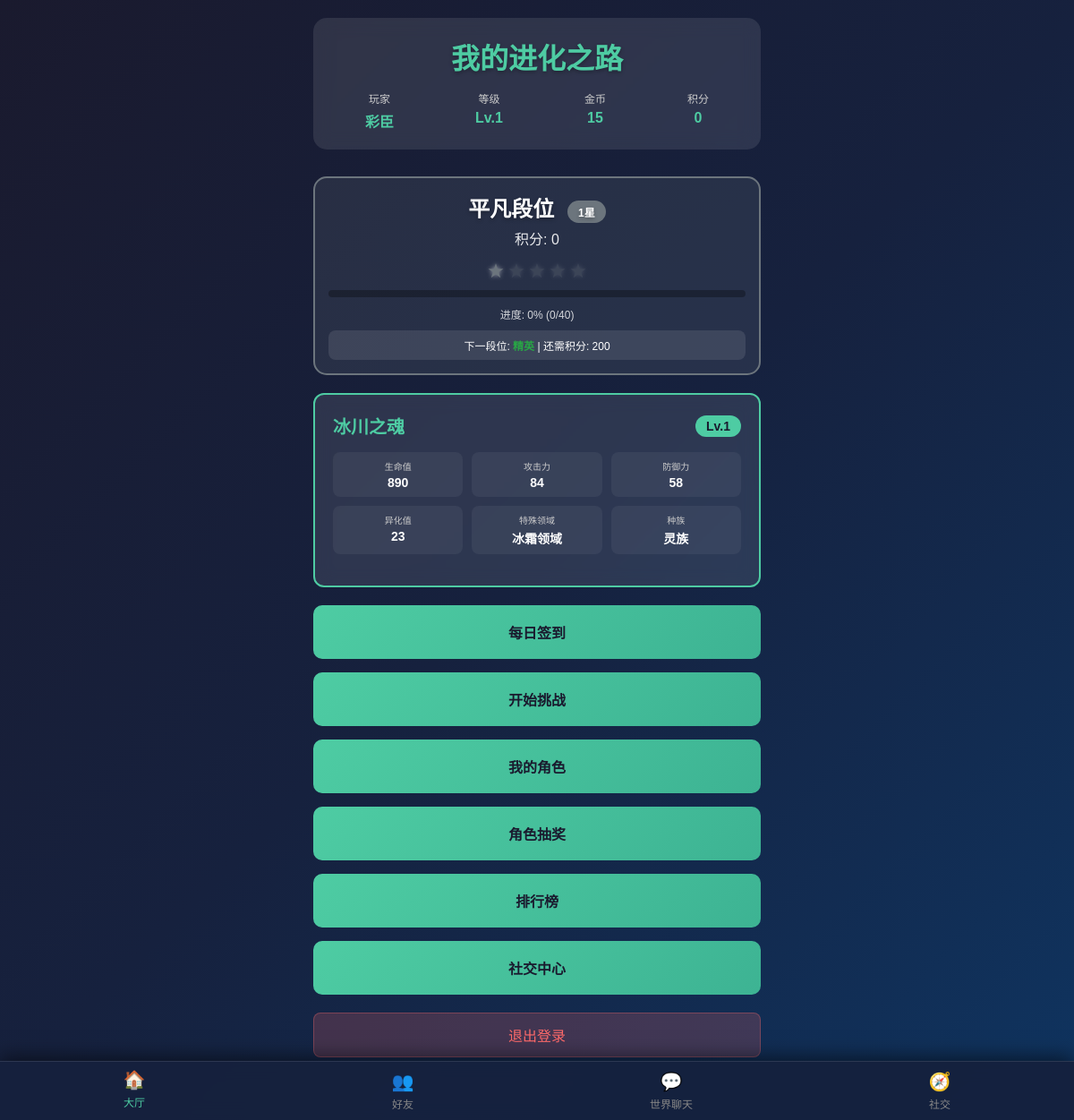
/dashboard.php (signed in), run on the app's committed database.
### tables this page shows
CREATE TABLE `users` (
  `id` int(11) NOT NULL,
  `nickname` varchar(50) NOT NULL,
  `username` varchar(50) NOT NULL,
  `password` varchar(255) NOT NULL,
  `race` enum('bug','spirit','ghost','human','god') DEFAULT NULL,
  `avatar` varchar(255) DEFAULT NULL COMMENT '用户头像',
  `level` int(11) DEFAULT '1',
  `exp` bigint(20) DEFAULT '0',
  `rank_score` int(11) DEFAULT '0',
  `coins` int(11) DEFAULT '0',
  `created_at` datetime DEFAULT CURRENT_TIMESTAMP,
  `is_banned` tinyint(1) NOT NULL DEFAULT '0' COMMENT '是否被封禁，0:正常，1:封禁',
  `ban_reason` varchar(255) DEFAULT NULL COMMENT '封禁原因',
  `banned_at` datetime DEFAULT NULL COMMENT '封禁时间',
  `banned_by` int(11) DEFAULT NULL COMMENT '封禁操作人ID',
  `ban_expires_at` datetime DEFAULT NULL COMMENT '封禁到期时间'
);

CREATE TABLE `user_characters` (
  `id` int(11) NOT NULL,
  `user_id` int(11) NOT NULL,
  `character_id` int(11) NOT NULL,
  `level` int(11) DEFAULT '1',
  `is_selected` tinyint(1) DEFAULT '0',
  `obtained_at` datetime DEFAULT CURRENT_TIMESTAMP,
  `exp` int(11) DEFAULT '0',
  `mutate_value` int(11) NOT NULL DEFAULT '0',
  `upgrade_cost` int(11) DEFAULT '100'
);

CREATE TABLE `characters` (
  `id` int(11) NOT NULL,
  `name` varchar(50) NOT NULL,
  `race` enum('bug','spirit','ghost','human','god') NOT NULL,
  `base_hp` int(11) NOT NULL,
  `base_attack` int(11) NOT NULL,
  `base_defense` int(11) NOT NULL,
  `special_field` varchar(50) NOT NULL,
  `mutate_value` int(11) NOT NULL,
  `description` text
);

### config.php (called while the page is built, shortened)
<?php
$default_signin_config = [
    'daily_rewards' => [
        1 => ['coins' => 30, 'exp' => 10],
        2 => ['coins' => 40, 'exp' => 30],
        3 => ['coins' => 50, 'exp' => 50],
        4 => ['coins' => 60, 'exp' => 80],
        5 => ['coins' => 70, 'exp' => 120],
        6 => ['coins' => 80, 'exp' => 150],
        7 => ['coins' => 150, 'exp' => 300],
    ],
    'streak_bonus' => [
        7 => ['coins' => 200, 'exp' => 100],
        30 => ['coins' => 2500, 'exp' => 500]
    ]
];
$default_rank_config = [
    'ranks' => [
        [
            'name' => '平凡',
            'min_score' => 0,
            'max_score' => 199,
            'color' => '#6c757d',
            'bg_color' => 'rgba(108, 117, 125, 0.2)',
            'text_color' => '#ffffff'
        ],
        [
            'name' => '精英',
            'min_score' => 200,
            'max_score' => 599,
            'color' => '#28a745',
            'bg_color' => 'rgba(40, 167, 69, 0.2)',
            'text_color' => '#ffffff'
        ],
        [
            'name' => '史诗',
            'min_score' => 600,
            'max_score' => 1199,
            'color' => '#6f42c1',
            'bg_color' => 'rgba(111, 66, 193, 0.2)',
            'text_color' => '#ffffff'
        ],
        [
            'name' => '传说',
            'min_score' => 1200,
            'max_score' => 1999,
            'color' => '#fd7e14',
            'bg_color' => 'rgba(253, 126, 20, 0.2)',
            'text_color' => '#1a1a2e'
        ],
        [
            'name' => '神话',
            'min_score' => 2000,
            'max_score' => 2999,
            'color' => '#dc3545',
            'bg_color' => 'rgba(220, 53, 69, 0.2)',
            'text_color' => '#ffffff'
        ],
        [
            'name' => '超神',
            'min_score' => 3000,
            'max_score' => 999999,
            'color' => '#e83e8c',
            'bg_color' => 'rgba(232, 62, 140, 0.2)',
            'text_color' => '#ffffff'
        ]
    ]
];
$game_config_path = __DIR__ . '/game_config.php';
if (file_exists($game_config_path)) {
    $game_config = include $game_config_path;
    $rank_config = $game_config['rank_config'] ?? $default_rank_config;
} else {
    $signin_config = $default_signin_config;
    $rank_config = $default_rank_config;
}
function get_rank_info($score) {
    global $rank_config;
    $score = max(0, $score);
    foreach ($rank_config['ranks'] as $rank) {
        if ($score >= $rank['min_score'] && $score <= $rank['max_score']) {
            if ($rank['name'] === '超神') {
                $stars = floor(($score - $rank['min_score']) / 100) + 1;
                $current_progress = ($score - $rank['min_score']) % 100;
                $max_progress = 100;
                $max_stars = 999;
            } else {
                $range = $rank['max_score'] - $rank['min_score'] + 1;
                $progress = $score - $rank['min_score'];
                $stars_per_level = 5;
                $points_per_star = $range / $stars_per_level;
                $stars = floor($progress / $points_per_star) + 1;
                $stars = min($stars_per_level, max(1, $stars));
                $current_progress = $progress % $points_per_star;
                $max_progress = $points_per_star;
                $max_stars = $stars_per_level;
            }
            return [
                'name' => $rank['name'],
                'color' => $rank['color'],
                'bg_color' => $rank['bg_color'],
                'text_color' => $rank['text_color'],
                'score' => $score,
                'min_score' => $rank['min_score'],
                'max_score' => $rank['max_score'],
                'stars' => $stars,
                'max_stars' => $max_stars,
                'current_progress' => $current_progress,
                'max_progress' => $max_progress,
                'progress_percent' => ($current_progress / $max_progress) * 100,
                'display_text' => $rank['name'] . $stars . '星'
            ];
        }
    }
    return get_rank_info(0);
}
function get_next_rank_info($current_score) {
    global $rank_config;
    $current_rank = get_rank_info($current_score);
    $current_index = array_search($current_rank['name'], array_column($rank_config['ranks'], 'name'));
    if ($current_index < count($rank_config['ranks']) - 1) {
        $next_rank = $rank_config['ranks'][$current_index + 1];
        $needed_score = $next_rank['min_score'] - $current_score;
        return [
            'name' => $next_rank['name'],
            'color' => $next_rank['color'],
            'needed_score' => max(0, $needed_score),
            'min_score' => $next_rank['min_score']
        ];
    }
    return null;
}
?>

### game_config.php (called while the page is built)
<?php
return array (
  'signin_config' =>
  array (
    'daily_rewards' =>
    array (
      1 =>
      array (
        'coins' => 30,
        'exp' => 10,
      ),
      2 =>
      array (
        'coins' => 40,
        'exp' => 30,
      ),
      3 =>
      array (
        'coins' => 50,
        'exp' => 50,
      ),
      4 =>
      array (
        'coins' => 60,
        'exp' => 80,
      ),
      5 =>
      array (
        'coins' => 70,
        'exp' => 120,
      ),
      6 =>
      array (
        'coins' => 80,
        'exp' => 150,
      ),
      7 =>
      array (
        'coins' => 150,
        'exp' => 300,
      ),
    ),
    'streak_bonus' =>
    array (
      7 =>
      array (
        'coins' => 200,
        'exp' => 100,
      ),
      30 =>
      array (
        'coins' => 2500,
        'exp' => 500,
      ),
    ),
  ),
  'rank_config' =>
  array (
    'ranks' =>
    array (
      0 =>
      array (
        'name' => '平凡',
        'min_score' => 0,
        'max_score' => 199,
        'color' => '#6c757d',
        'bg_color' => 'rgba(108, 117, 125, 0.2)',
        'text_color' => '#ffffff',
      ),
      1 =>
      array (
        'name' => '精英',
        'min_score' => 200,
        'max_score' => 599,
        'color' => '#28a745',
        'bg_color' => 'rgba(40, 167, 69, 0.2)',
        'text_color' => '#ffffff',
      ),
      2 =>
      array (
        'name' => '史诗',
        'min_score' => 600,
        'max_score' => 1199,
        'color' => '#6f42c1',
        'bg_color' => 'rgba(111, 66, 193, 0.2)',
        'text_color' => '#ffffff',
      ),
      3 =>
      array (
        'name' => '传说',
        'min_score' => 1200,
        'max_score' => 1999,
        'color' => '#fd7e14',
        'bg_color' => 'rgba(253, 126, 20, 0.2)',
        'text_color' => '#1a1a2e',
      ),
      4 =>
      array (
        'name' => '神话',
        'min_score' => 2000,
        'max_score' => 2999,
        'color' => '#dc3545',
        'bg_color' => 'rgba(220, 53, 69, 0.2)',
        'text_color' => '#ffffff',
      ),
      5 =>
      array (
        'name' => '超神',
        'min_score' => 3000,
        'max_score' => 999999,
        'color' => '#e83e8c',
        'bg_color' => 'rgba(232, 62, 140, 0.2)',
        'text_color' => '#ffffff',
      ),
    ),
  ),
);

### dashboard.php (the view, shortened to what this page needs)
<?php
include 'config.php';
$user_id = $_SESSION['user_id'];
$stmt = $pdo->prepare("SELECT level, exp, rank_score, coins, nickname, race FROM users WHERE id = ?");
$stmt->execute([$user_id]);
$user_info = $stmt->fetch(PDO::FETCH_ASSOC);
$rank_info = get_rank_info($user_info['rank_score']);
$next_rank_info = get_next_rank_info($user_info['rank_score']);
$player_stats = null;
$stmt = $pdo->prepare("
    SELECT c.*, uc.level as char_level, uc.mutate_value
    FROM user_characters uc
    JOIN characters c ON uc.character_id = c.id
    WHERE uc.user_id = ? AND uc.is_selected = 1
");
$stmt->execute([$user_id]);
$current_character = $stmt->fetch(PDO::FETCH_ASSOC);
if ($current_character) {
    $player_stats = calculate_character_stats($current_character);
}
$has_race = !empty($user_info['race']);
function calculate_character_stats($character) {
    $level = $character['char_level'];
    return [
        'hp' => $character['base_hp'] + ($level - 1) * 20,
        'attack' => $character['base_attack'] + ($level - 1) * 5,
        'defense' => $character['base_defense'] + ($level - 1) * 3,
        'mutate_value' => $character['mutate_value']
    ];
}
?>
<!DOCTYPE html>
<html lang="zh-CN">
<head>
</head>
<body>
    <div class="container">
        <div class="header">
            <h1>我的进化之路</h1>
            <div class="user-info">
                <div class="info-item">
                    <div class="info-label">玩家</div>
                    <div class="info-value"><?php echo htmlspecialchars($user_info['nickname']); ?></div>
                </div>
                <div class="info-item">
                    <div class="info-label">等级</div>
                    <div class="info-value">Lv.<?php echo $user_info['level']; ?></div>
                </div>
                <div class="info-item">
                    <div class="info-label">金币</div>
                    <div class="info-value"><?php echo $user_info['coins']; ?></div>
                </div>
                <div class="info-item">
                    <div class="info-label">积分</div>
                    <div class="info-value"><?php echo $user_info['rank_score']; ?></div>
                </div>
            </div>
        </div>
        <?php if ($has_race): ?>
        <div class="rank-display">
            <div class="rank-name">
                <?php echo $rank_info['name']; ?>段位
                <span class="rank-badge"><?php echo $rank_info['stars']; ?>星</span>
            </div>
            <div class="rank-score">积分: <?php echo $rank_info['score']; ?></div>
            <div class="stars-container">
                <?php for ($i = 1; $i <= 5; $i++): ?>
                    <div class="star <?php echo $i > $rank_info['stars'] ? 'empty' : ''; ?>">
                        ★
                    </div>
                <?php endfor; ?>
            </div>
            <div class="progress-container">
            </div>
            <div class="progress-text">
                进度: <?php echo round($rank_info['progress_percent'], 1); ?>%
                (<?php echo $rank_info['current_progress']; ?>/<?php echo $rank_info['max_progress']; ?>)
            </div>
            <?php if ($next_rank_info): ?>
            <div class="next-rank-info">
                下一段位: <span class="next-rank-name"><?php echo $next_rank_info['name']; ?></span>
                | 还需积分: <?php echo $next_rank_info['needed_score']; ?>
            </div>
            <?php else: ?>
            <div class="next-rank-info" style="color: #4ecca3;">
                 # 已达到最高段位
            </div>
            <?php endif; ?>
        </div>
        <?php endif; ?>
        <div id="gameMain" class="main-content <?php echo $has_race ? 'active' : ''; ?>">
            <?php if ($current_character && $player_stats): ?>
            <div class="current-character">
                <div class="character-header">
                    <div class="character-name"><?php echo htmlspecialchars($current_character['name']); ?></div>
                    <div class="character-level">Lv.<?php echo $current_character['char_level']; ?></div>
                </div>
                <div class="character-stats">
                    <div class="stat-item">
                        <div class="stat-label">生命值</div>
                        <div class="stat-value">
                            <?php echo $player_stats['hp']; ?>
                        </div>
                    </div>
                    <div class="stat-item">
                        <div class="stat-label">攻击力</div>
                        <div class="stat-value">
                            <?php echo $player_stats['attack']; ?>
                        </div>
                    </div>
                    <div class="stat-item">
                        <div class="stat-label">防御力</div>
                        <div class="stat-value">
                            <?php echo $player_stats['defense']; ?>
                        </div>
                    </div>
                    <div class="stat-item">
                        <div class="stat-label">异化值</div>
                        <div class="stat-value">
                            <?php echo $player_stats['mutate_value']; ?>
                        </div>
                    </div>
                    <div class="stat-item">
                        <div class="stat-label">特殊领域</div>
                        <div class="stat-value"><?php echo htmlspecialchars($current_character['special_field']); ?></div>
                    </div>
                    <div class="stat-item">
                        <div class="stat-label">种族</div>
                        <div class="stat-value">
                            <?php
                            $race_names = ['bug' => '虫族', 'spirit' => '灵族', 'ghost' => '鬼族', 'human' => '人族', 'god' => '神族'];
                            echo $race_names[$current_character['race']] ?? '未知';
                            ?>
                        </div>
                    </div>
                </div>
            </div>
            <?php endif; ?>
            <div class="actions-grid">
                <a href="signin.php" class="action-btn">每日签到</a>
                <a href="battle.php" class="action-btn">开始挑战</a>
                <a href="characters.php" class="action-btn">我的角色</a>
                <a href="shop.php" class="action-btn">角色抽奖</a>
                <a href="rankings.php" class="action-btn">排行榜</a>
                <a href="social.php" class="action-btn">社交中心</a>
            </div>
            <div class="logout-btn" onclick="logout()">退出登录</div>
        </div>
    </div>
    <?php include 'bottom_nav.php'; ?>
</body>
</html>

### bottom_nav.php (style rules this page uses)
body { padding-bottom: 70px !important; }

### data on the page
users: nickname "彩臣", level "1", coins "15", rank_score "0", rank_score "平凡", rank_score "1", race "spirit" (drawn), rank_score "40", rank_score "精英", rank_score "200"
user_characters: character.name "冰川之魂", level "1", character.base_hp "890", character.base_attack "84", character.base_defense "58", mutate_value "23", character.special_field "冰霜领域", character.race "灵族"
